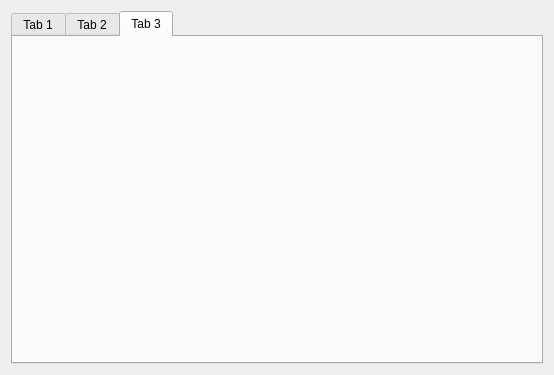
<?xml version="1.0" encoding="UTF-8"?>
<ui version="4.0">
 <class>MainWidget</class>
 <widget class="QWidget" name="MainWidget">
  <property name="geometry">
   <rect>
    <x>0</x>
    <y>0</y>
    <width>554</width>
    <height>375</height>
   </rect>
  </property>
  <property name="windowTitle">
   <string>MainWidget</string>
  </property>
  <layout class="QVBoxLayout" name="verticalLayout">
   <item>
    <widget class="QTabWidget" name="pTabWidget">
     <property name="currentIndex">
      <number>2</number>
     </property>
     <widget class="QWidget" name="pTab1">
      <attribute name="title">
       <string>Tab 1</string>
      </attribute>
     </widget>
     <widget class="QWidget" name="pTab2">
      <attribute name="title">
       <string>Tab 2</string>
      </attribute>
     </widget>
     <widget class="QWidget" name="pTab3">
      <attribute name="title">
       <string>Tab 3</string>
      </attribute>
     </widget>
    </widget>
   </item>
  </layout>
 </widget>
 <resources/>
 <connections/>
</ui>
